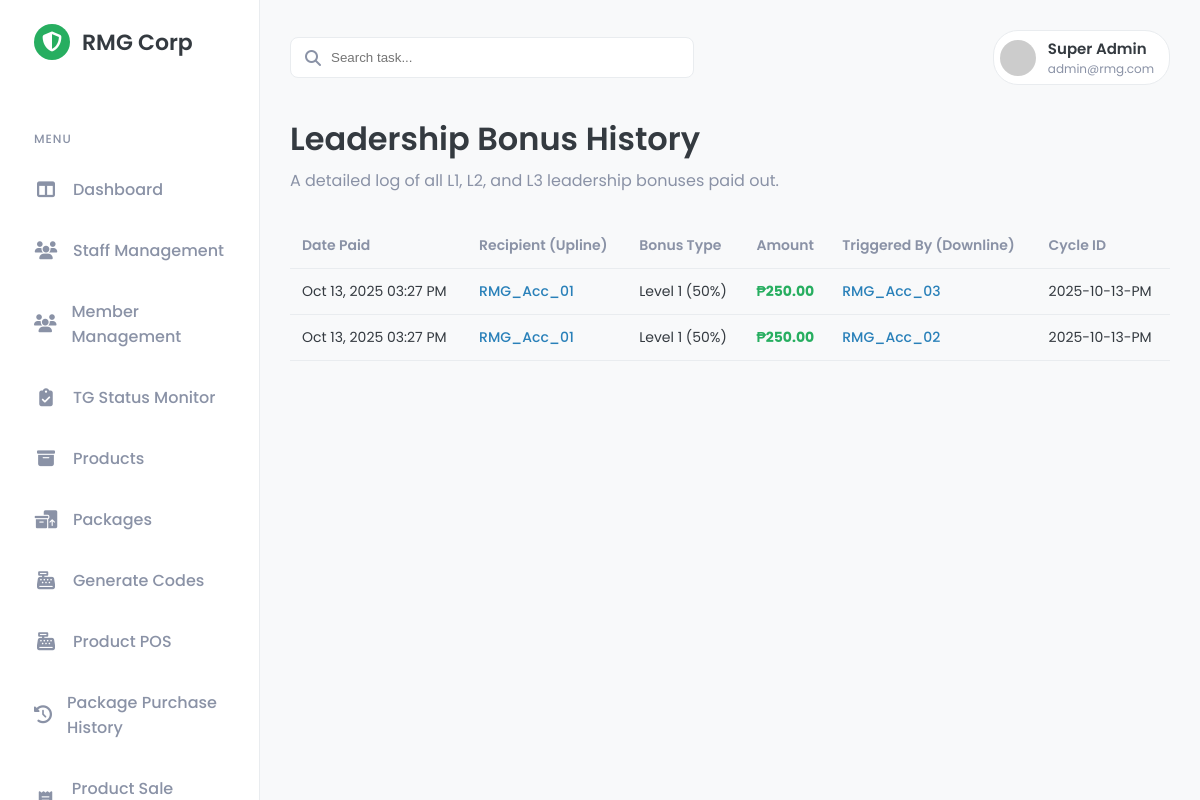
/public/admin/leadership_bonus_history.php (signed in), run on the app's committed database.
### tables this page shows
CREATE TABLE `commissions` (
  `id` bigint(20) UNSIGNED NOT NULL,
  `user_id` bigint(20) UNSIGNED NOT NULL COMMENT 'Who received the commission',
  `type` enum('binary_pair','leadership_l1','leadership_l2','leadership_l3','cycle_bonus','unilevel_bonus') NOT NULL,
  `amount` decimal(10,2) NOT NULL,
  `source_user_id` bigint(20) UNSIGNED DEFAULT NULL COMMENT 'The downline member who triggered this commission',
  `cycle_id` varchar(255) NOT NULL COMMENT 'Unique ID for the commission run, e.g., YYYY-MM-DD-AM/PM',
  `created_at` timestamp NULL DEFAULT current_timestamp()
);

CREATE TABLE `users` (
  `id` bigint(20) UNSIGNED NOT NULL,
  `name` varchar(255) NOT NULL,
  `email` varchar(255) NOT NULL,
  `username` varchar(50) DEFAULT NULL,
  `rank` varchar(50) NOT NULL DEFAULT 'Member',
  `account_type` varchar(50) NOT NULL DEFAULT 'Standard',
  `is_active` tinyint(1) NOT NULL DEFAULT 1,
  `is_tg_member` tinyint(1) NOT NULL DEFAULT 0,
  `total_pairs_earned` int(11) NOT NULL DEFAULT 0,
  `password` varchar(255) NOT NULL,
  `role` enum('admin','staff','member') NOT NULL,
  `created_at` timestamp NULL DEFAULT current_timestamp(),
  `updated_at` timestamp NULL DEFAULT current_timestamp() ON UPDATE current_timestamp()
);

### public/admin/leadership_bonus_history.php (the view, shortened to what this page needs)
<?php
require_once '../../src/templates/admin_header.php';
require_once '../../src/includes/db_connect.php';
$sql = "
    SELECT
        c.id,
        c.created_at,
        c.type,
        c.amount,
        c.cycle_id,
        recipient.id AS recipient_id,
        recipient.username AS recipient_username,
        source.id AS source_id,
        source.username AS source_username
    FROM commissions c
    JOIN users recipient ON c.user_id = recipient.id
    LEFT JOIN users source ON c.source_user_id = source.id
    WHERE c.type IN ('leadership_l1', 'leadership_l2', 'leadership_l3')
    ORDER BY c.id DESC
";
$result = $mysqli->query($sql);
?>
<div class="content-header">
    <h2>Leadership Bonus History</h2>
    <p>A detailed log of all L1, L2, and L3 leadership bonuses paid out.</p>
</div>
<div class="card">
    <table>
        <thead>
            <tr>
                <th>Date Paid</th>
                <th>Recipient (Upline)</th>
                <th>Bonus Type</th>
                <th>Amount</th>
                <th>Triggered By (Downline)</th>
                <th>Cycle ID</th>
            </tr>
        </thead>
        <tbody>
            <?php
            if ($result && $result->num_rows > 0) {
                while ($bonus = $result->fetch_assoc()) {
                    $bonus_type_text = 'Unknown';
                    if ($bonus['type'] === 'leadership_l1') $bonus_type_text = 'Level 1 (50%)';
                    echo "<tr>";
                    echo "<td>" . date('M d, Y h:i A', strtotime($bonus['created_at'])) . "</td>";
                    echo '<td><a href="genealogy.php?user_id=' . $bonus['recipient_id'] . '" class="user-link">' . htmlspecialchars($bonus['recipient_username']) . '</a></td>';
                    echo "<td>" . $bonus_type_text . "</td>";
                    echo "<td class='bonus-amount'>₱" . number_format($bonus['amount'], 2) . "</td>";
                    echo '<td><a href="genealogy.php?user_id=' . $bonus['source_id'] . '" class="user-link">' . htmlspecialchars($bonus['source_username']) . '</a></td>';
                    echo "<td>" . htmlspecialchars($bonus['cycle_id']) . "</td>";
                    echo "</tr>";
                }
            } else {
                echo '<tr><td colspan="6" style="text-align: center; padding: 20px;">No Leadership Bonuses have been paid out yet.</td></tr>';
            }
            ?>
        </tbody>
    </table>
</div>
<?php
require_once '../../src/templates/admin_footer.php';
?>

### public/css/admin_style.css (style rules this page uses)
:root { --primary-color: #27ae60; --primary-color-light: #e9f7ef; --secondary-color: #2c3e50; --background-color: #f8f9fa; --card-bg: #ffffff; --text-color: #343a40; --text-muted: #8a92a6; --border-color: #e9ecef; --shadow: 0 4px 12px rgba(0, 0, 0, 0.05); }
body { font-family: 'Poppins', sans-serif; margin: 0; background-color: var(--background-color); color: var(--text-color); font-size: 16px; }
.content-header { margin-bottom: 30px; }
.content-header h2 { margin: 0; font-size: 32px; font-weight: 600; }
.content-header p { color: var(--text-muted); margin-top: 5px; }

### public/admin/leadership_bonus_history.php (style rules this page uses)
table { width: 100%; border-collapse: collapse; }
th, td { border-bottom: 1px solid var(--border-color); padding: 12px; text-align: left; vertical-align: middle; font-size: 14px; }
th { font-weight: 600; color: var(--text-muted); }
.bonus-amount { color: #27ae60; font-weight: bold; }
.user-link { text-decoration: none; color: #2980b9; font-weight: 500; }

### data on the page
commissions: created_at "Oct 13, 2025 03:27 PM", user.username "RMG_Acc_01", type "Level 1 (50%)", amount "250.00", users.username "RMG_Acc_03", cycle "2025-10-13-PM"
commissions: created_at "Oct 13, 2025 03:27 PM", user.username "RMG_Acc_01", type "Level 1 (50%)", amount "250.00", users.username "RMG_Acc_02", cycle "2025-10-13-PM"

### other printed values
$_SESSION['user_name'] "Super Admin"
